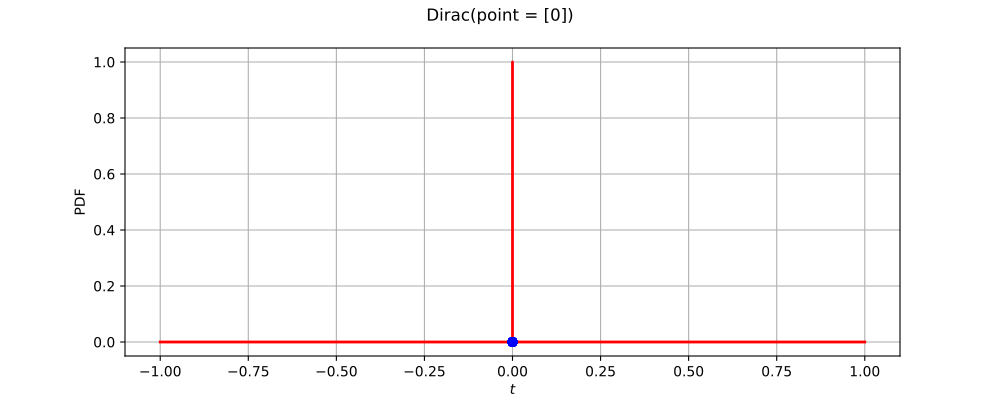

Write the Python code that produced this figure.
import openturns as ot
from matplotlib import pyplot as plt
from openturns.viewer import View
ot.RandomGenerator.SetSeed(0)
factory = ot.DiracFactory()
ref = factory.build()
dimension = ref.getDimension()
if dimension <= 2:
    if dimension == 1:
        sample = ref.getSample(50)
        distribution = factory.build(sample)
        distribution.setDescription(['$t$'])
        pdf_graph = distribution.drawPDF(256)
        cloud = ot.Cloud(sample, ot.Sample(sample.getSize(), 1))
        cloud.setColor('blue')
        cloud.setPointStyle('fcircle')
        pdf_graph.add(cloud)
        pdf_graph.setTitle(str(distribution))
        fig = plt.figure(figsize=(10, 4))
        pdf_axis = fig.add_subplot(111)
        View(pdf_graph, figure=fig, axes=[pdf_axis], add_legend=False)
    else:
        sample = ref.getSample(500)
        distribution = factory.build(sample)
        distribution.setDescription(['$t_0$', '$t_1$'])
        pdf_graph = distribution.drawPDF([256]*2)
        cloud = ot.Cloud(sample)
        cloud.setColor('red')
        cloud.setPointStyle('fcircle')
        pdf_graph.add(cloud)
        pdf_graph.setTitle(str(distribution))
        fig = plt.figure(figsize=(10, 4))
        pdf_axis = fig.add_subplot(111)
        View(pdf_graph, figure=fig, axes=[pdf_axis], add_legend=False, square_axes=True)
